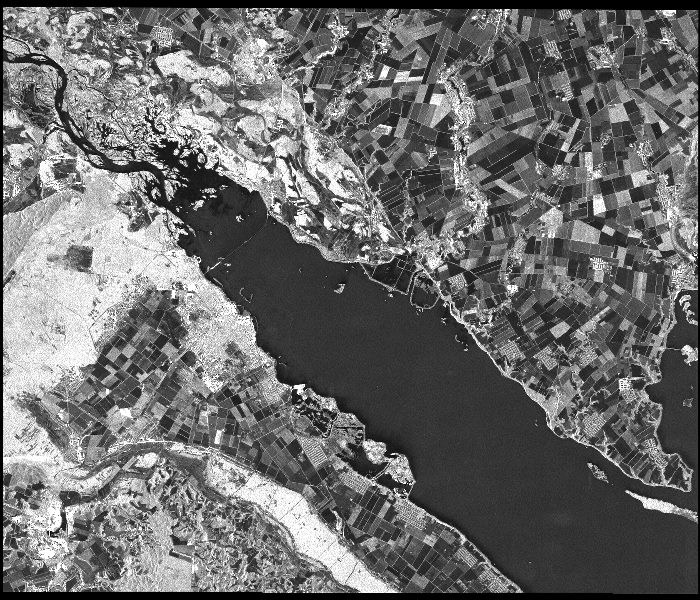
#> input picture 2SAR.jpg, 700 x 600 px
$ python Code_to_PS.py   (older library calls are emulated)
#> lines starting #> are read from the running program, lines starting #| are printed output that depends on the picture
# -*- coding: utf-8 -*-
"""
Created on Fri Oct 26 22:31:32 2018

@author: win 8.1
"""

import cv2
import numpy as np
from matplotlib import pyplot as plt
import sys
import os

from tkinter import *
from tkinter.filedialog import askopenfilename
from PIL import Image, ImageTk
import tkinter.simpledialog

from sklearn.feature_extraction import image
from sklearn.cluster import spectral_clustering

# [7 lines left out: function getorigin, not called in this run]

class Queue:
    def __init__(self):
        self.items = []

    def isEmpty(self):
        return self.items==[]

    def enque(self,item):
        self.items.insert(0,item)

    def deque(self):
        return self.items.pop()

    def qsize(self):
        return len(self.items)

    def isInside(self, item):
        return (item in self.items)


# [48 lines left out: function regiongrow, not called in this run]


def getSegmentedImage(File, boxes):
    img = Image.open(File)
    img = img.resize((256, 256), Image.ANTIALIAS)
    resized = img.convert('L')
    final = np.zeros((256,256),np.uint8)
    imag = np.array(list(resized.getdata(band=0)), float)
    imag.shape = (resized.size[1], resized.size[0])
    plt.imshow(imag)
    c = 0
    diff = int(255 / len(boxes))
    for i in range ( 256 ):
        for j in range ( 256 ):
            final[i][j] = 0
    for box in boxes:
        print("Pixel", img.getpixel((20,20)))
        color = 255 - c*diff
        print("color is ", color)
        c = c+1
        s = regiongrow(resized, 5, box)
        for i in s:
            final[i[0]][i[1]] = color


    return final

if __name__ == '__main__':

    boxes = []

    root = Tk()
    #setting up a tkinter canvas
    w = Canvas(root, width=256, height=256)
    w.pack()

    File = askopenfilename(parent=root, initialdir="./",title='Select an image')
#> the answer given: 2SAR.jpg
    original = Image.open(File)
#> original is the input picture: PIL image 700x600 L; min 0, max 255, mean 108.5
    original = original.resize((256,256)) #resize image
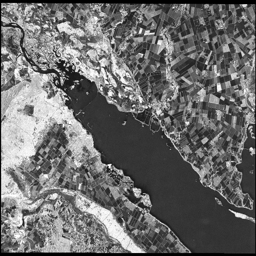
#> original: PIL image 256x256 L; min 0, max 255, mean 108.5
    img = ImageTk.PhotoImage(original)
    w.create_image(0, 0, image=img, anchor="nw")

    root.bind("<Button 1>",getorigin)
    root.mainloop()
    print(boxes)

    fin = getSegmentedImage(File, boxes)
#> (the run stopped early here; a loop or call above may not have finished)

$ run again, on 4SAR.jpg
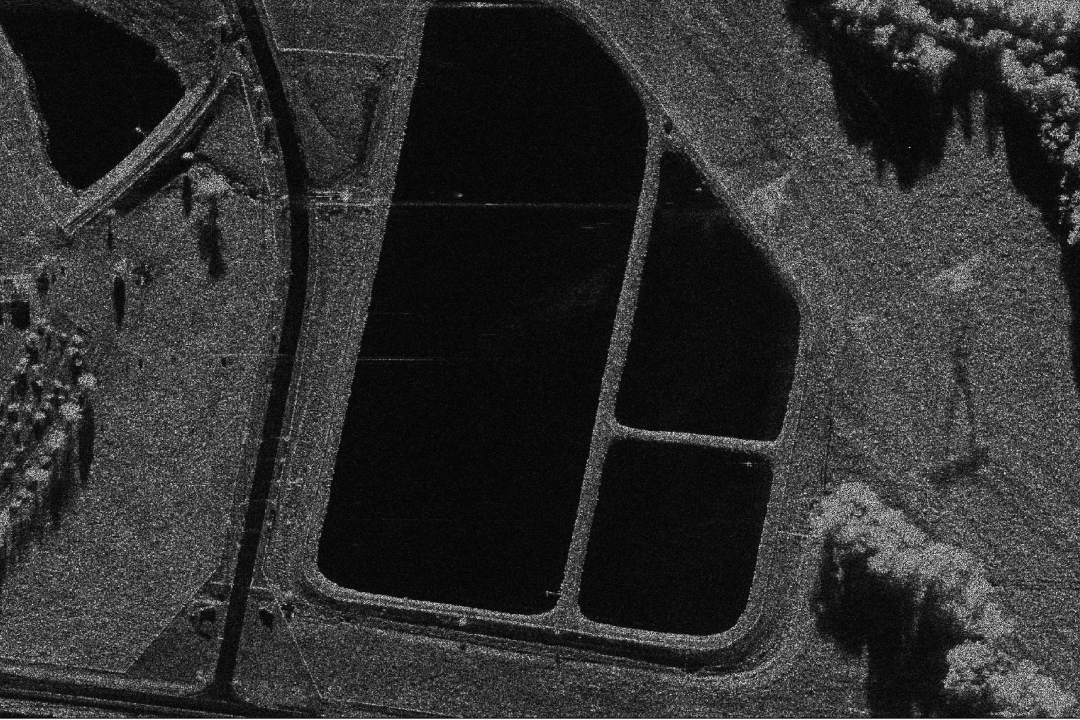
#> input picture 4SAR.jpg, 2160 x 1440 px (shown at 1/2 size)
#> original is the input picture: PIL image 2160x1440 RGB; min 0, max 255, mean 47.4
#> `original = original.resize((256,256))`:
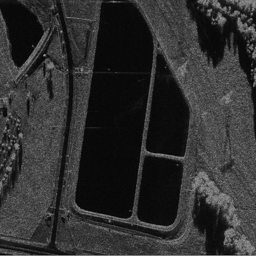
#> original: PIL image 256x256 RGB; min 4, max 159, mean 47.3
